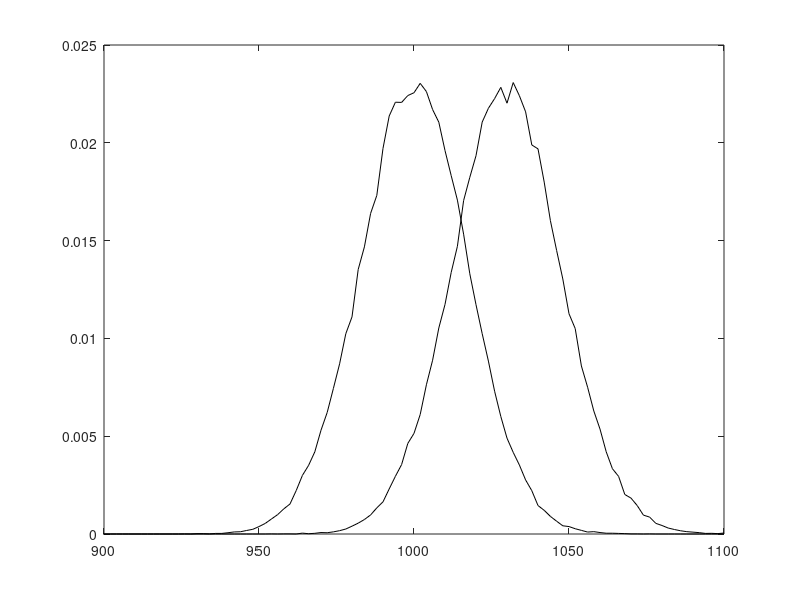

This figure's MATLAB source: (Note: this script raises an error after producing the figure.)
% Chapter 1 Exercise 4
% Importance of the choice of the independent variable or input
%
%
% Copyright: 
% Johan Schoukens, Rik Pintelon, and Yves Rolain 
% Vrije Universiteit Brussels, Pleinlaan 2, 1050 Brussels, Belgium
%
% 24 November 2010
%

clear all
NRepeat=100000              % Number of repeated experiments
NData=100                   % number of measurements in 1 experiment
iMax=0.01                   % maximum amplitude of the current
stdU=1                      % standard deviation noise on the voltage
stdIAll=0                   % no noise on the current
R0=1000                     % exact value of the resistor

for r=length(stdIAll):-1:1  % loop over the std. dev. of the current
    stdI=stdIAll(r);
	for k=NRepeat:-1:1      % loop over the repeated experiments
        i=iMax*2*(rand(NData,1)-0.5);  % generate exact random current excitation 
        uN=R0*i+stdU*randn(size(i));   % generate normaly disturbed output
        iN=i+stdI*randn(size(i));      % add noise to the current
        R1(k,r)=uN'*i/(i'*i);          % estimate R with i as regressor
        R2(k,r)=1./(uN'*iN/(uN'*uN));  % estimate R with u as regressor
    end
end

% calculate pdf
BinWidth=2;     % set the parameters for HIST call
X=[0:2:1100];

Rpdf(:,1)=hist(R1(:,1),X)/BinWidth/NRepeat;  % estimate pdf
Rpdf(:,2)=hist(R2(:,1),X)/BinWidth/NRepeat;  % estimate pdf


% plot the results
FigNum=5;

figure(FigNum)
clf

plot(X,Rpdf(:,1),'k',X,Rpdf(:,2),'k')
axis([900 1100 0 0.025])
DG_SetFontSize(7)
DG_SetTraceTint(30,2,FigNum,1)
DG_SetTraceWidth(1.5,'*',FigNum,2*(k-1)+1)
    
title('pdf of the estimates')
xlabel('R')


% Export the results
% DG_Init4PDF(gcf, 4.5);        % fixing the size, half standard height
% DG_MakePDF('FigIdent3Tris.pdf', gcf);
